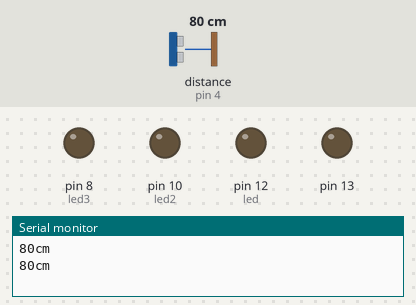
Simulated run of this sketch. Board: Arduino Uno, built with avr-gcc and run on an emulated ATmega328P. Parts: output pins drawn as LEDs (lit = HIGH), the last lines printed to the serial monitor. Wiring (inferred from the names in the program): ultrasonic range finder: trigger pin 2; echo pin 4. Inputs (shaded band) come from the test bench; at power-on: distance to the obstacle (sensor on pin 4) 80 cm. The echo pulse lasts 58.3 µs per cm; pins used as bus, display or sensor lines are not drawn.

Above: at 1.7 s.
1.8 s: distance to the obstacle (sensor on pin 4) set to 57 cm
3.3 s: distance to the obstacle (sensor on pin 4) set to 47 cm
At 4.4 s:
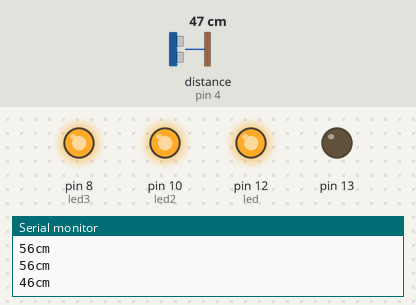
5.3 s: distance to the obstacle (sensor on pin 4) set to 60 cm
At 5.48 s:
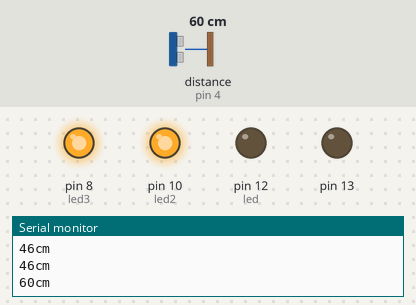
7.1 s: distance to the obstacle (sensor on pin 4) set to 2 cm
At 7.29 s:
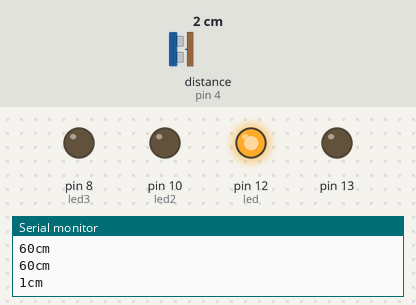
8.9 s: distance to the obstacle (sensor on pin 4) set to 120 cm
At 9.2 s:
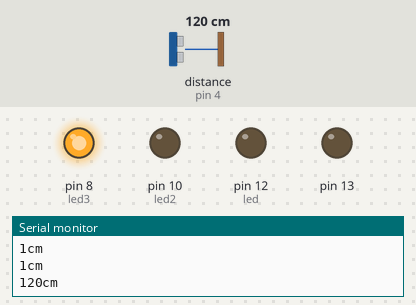
Timing chart, 0 to 11.7 s (numbered marks = the images above; inputs shaded):
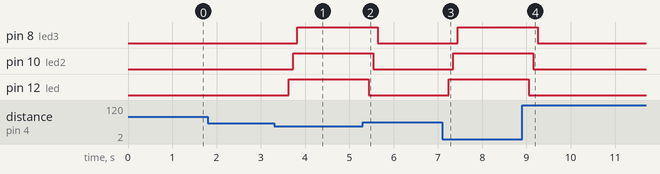

Measured:
- the behaviour switches between 52 and 51 cm on distance to the obstacle (sensor on pin 4) (found by bisection; images 0 and 1)
- after the input at 3.3 s, pin 8 (led3): LOW → HIGH after 0.53 s; pin 10 (led2): LOW → HIGH after 0.43 s; pin 12 (led): LOW → HIGH after 0.33 s
- after the input at 5.3 s, pin 8 (led3): HIGH → LOW after 0.34 s; pin 10 (led2): HIGH → LOW after 0.24 s; pin 12 (led): HIGH → LOW after 0.14 s
- after the input at 7.1 s, pin 8 (led3): LOW → HIGH after 0.34 s; pin 10 (led2): LOW → HIGH after 0.24 s; pin 12 (led): LOW → HIGH after 0.14 s
- after the input at 8.9 s, pin 8 (led3): HIGH → LOW after 0.35 s; pin 10 (led2): HIGH → LOW after 0.25 s; pin 12 (led): HIGH → LOW after 0.15 s

The sketch:

ultrasonic_sensors.ino
```cpp
const int trigPin = 2;
const int echoPin = 4;

const int led = 12;
const int led2 = 10;
const int led3 = 8;

void setup() {

  Serial.begin(9600);
  pinMode(led, OUTPUT);
  pinMode(led2, OUTPUT);
  pinMode(led3, OUTPUT);
  pinMode(13,OUTPUT);
 pinMode(trigPin, OUTPUT);
 pinMode(echoPin, INPUT);
}

void loop()
{

  long duration, cm;


  digitalWrite(trigPin, LOW);
  delayMicroseconds(2);
  digitalWrite(trigPin, HIGH);
  delayMicroseconds(1000);
  digitalWrite(trigPin, LOW);


  duration = pulseIn(echoPin, HIGH);


  cm = microsecondsToCentimeters(duration);

  Serial.print(cm);
  Serial.print("cm");
  Serial.println();


  if(cm<=50){

    digitalWrite(led,HIGH);
    delay(100);
  }
  else {

    digitalWrite(led,LOW);
    delay(100);
  }

  if(cm<=50){

    digitalWrite(led2,HIGH);
    delay(100);
  }
  else {

    digitalWrite(led2,LOW);
    delay(100);
  }

 if(cm<=50){

    digitalWrite(led3,HIGH);
    delay(100);
  }
  else {

    digitalWrite(led3,LOW);
    delay(100);
  }

  delay(600);

}


long microsecondsToCentimeters(long microseconds)
{

  return microseconds / 29 / 2;
}
```
